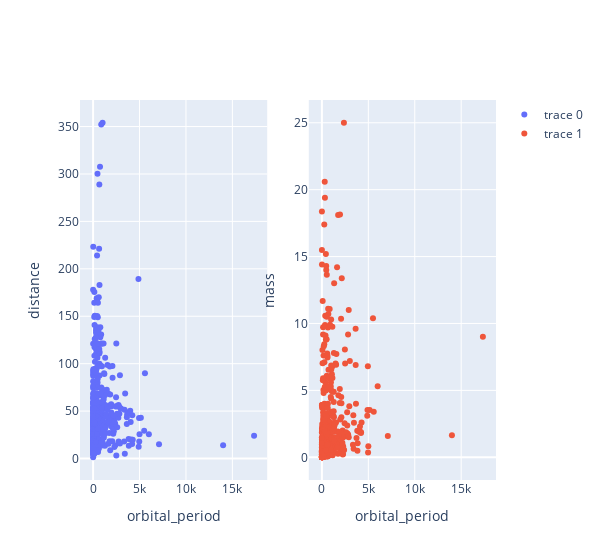

This figure's notebook cell:
### Markdown cell above
**Graphing remaining planets values**

### Code cell
fig = make_subplots(rows=1, cols=2)

fig.add_trace(go.Scatter(x=df['orbital_period'], y=df['distance'], mode='markers'), row=1, col=1)
fig.add_trace(go.Scatter(x=df['orbital_period'], y=df['mass'], mode='markers'), row=1, col=2)

fig.update_xaxes(title_text="orbital_period", row=1, col=1)
fig.update_xaxes(title_text="orbital_period", row=1, col=2)
fig.update_yaxes(title_text="distance", row=1, col=1)
fig.update_yaxes(title_text="mass", row=1, col=2)

fig.update_layout(width=600)

fig.show()

### Figure 1 — Plotly figure (JSON) as saved in the notebook; plotly's stock layout.template omitted (floating-point values rounded to 4 significant figures; data arrays with more than 128 entries replaced by an {"elided": "..."} marker saying what was removed)
{"data": [{"mode": "markers", "type": "scatter", "x": {"elided": "498 float values"}, "xaxis": "x", "y": {"elided": "498 float values"}, "yaxis": "y"}, {"mode": "markers", "type": "scatter", "x": {"elided": "498 float values"}, "xaxis": "x2", "y": {"elided": "498 float values"}, "yaxis": "y2"}], "layout": {"width": 600, "xaxis": {"anchor": "y", "domain": [0, 0.45], "title": {"text": "orbital_period"}}, "xaxis2": {"anchor": "y2", "domain": [0.55, 1], "title": {"text": "orbital_period"}}, "yaxis": {"anchor": "x", "domain": [0, 1], "title": {"text": "distance"}}, "yaxis2": {"anchor": "x2", "domain": [0, 1], "title": {"text": "mass"}}}}
